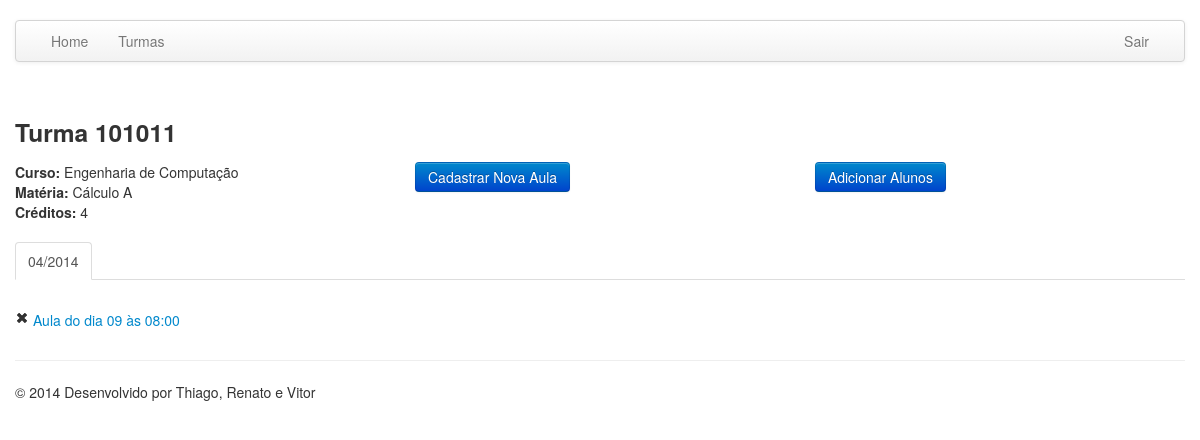
The page /turma.php?id=1 (signed in) on the database its author committed.
### tables this page shows
CREATE TABLE IF NOT EXISTS `turmas` (
  `pk_turma` int(11) NOT NULL AUTO_INCREMENT,
  `fk_materia` int(11) NOT NULL,
  `rp` varchar(11) NOT NULL,
  `fk_curso` int(11) NOT NULL,
  `numero` varchar(10) NOT NULL,
  `data_inicio` date NOT NULL,
  `data_fim` date NOT NULL,
  PRIMARY KEY (`pk_turma`)
);

CREATE TABLE IF NOT EXISTS `cursos` (
  `pk_curso` int(11) NOT NULL AUTO_INCREMENT,
  `nome` varchar(50) NOT NULL,
  PRIMARY KEY (`pk_curso`),
  KEY `pk_curso` (`pk_curso`)
);

CREATE TABLE IF NOT EXISTS `materias` (
  `pk_materia` int(11) NOT NULL AUTO_INCREMENT,
  `nome` varchar(50) NOT NULL,
  `creditos` int(11) NOT NULL,
  PRIMARY KEY (`pk_materia`)
);

### turma.php (the view, shortened to what this page needs)
<?php
include "header.php";
if($_SESSION['permissao'] > 0)
{
	?>
	<?php
	if(is_numeric($_GET['id']) && !isset($_GET['nova_aula']) && !isset($_GET['adicionar_alunos']))
	{
		$pk_turma = $_GET['id'];
		$query = "SELECT
					t.numero,
					c.nome curso,
					m.nome materia, m.creditos
				  FROM
				  	turmas t
				  INNER JOIN
				  	cursos c
				  ON
				  	t.fk_curso = c.pk_curso
				  INNER JOIN
				  	materias m
				  ON
				  	t.fk_materia = m.pk_materia
				  WHERE
				  	pk_turma = '$pk_turma'
				  	";
		$result = mysql_query($query);
		if(mysql_num_rows($result) > 0)
		{
			$row = mysql_fetch_array($result);
			$num_turma = $row['numero'];
			$curso = $row['curso'];
			$materia = $row['materia'];
			$creditos = $row['creditos'];
			?>
				<div class="row">
					<div class="span12">
						<h3>Turma <?php echo $num_turma;?></h3>
						<div class="row">
							<div class="span4">
								<address>
								  	<b>Curso:</b> <?php echo $curso;?><br>
								  	<b>Matéria:</b> <?php echo $materia;?><br>
								  	<b>Créditos:</b> <?php echo $creditos;?><br>
								</address>
							</div>
							<div class="span4">
								<a href="turma.php?id=<?php echo $pk_turma;?>&nova_aula" class="btn btn-medium btn-primary">Cadastrar Nova Aula</a>
							</div>
							<div class="span4">
								<a href="turma.php?id=<?php echo $pk_turma;?>&adicionar_alunos" class="btn btn-medium btn-primary">Adicionar Alunos</a>
							</div>
						</div>
					</div>
				</div>
				<div class="row">
					<div class ="span12">
					<?php
					$aba = array();
					$aba_conteudo = array();
					$i = 0;
					$query = "SELECT count(*),date_format(data_inicio, '%m/%Y') as data FROM horarios WHERE fk_turma = ".$_GET['id']." group by date_format(data_inicio, '%m/%Y') order by data_inicio desc";
					$result = mysql_query($query);
					while ($row = mysql_fetch_array($result))
					{
						$aba[$i]  = '';
						$aba_conteudo[$i]  = '';
						$aba[$i] .= $row['data'];
						$query = "SELECT pk_horario, DATE_FORMAT(data_inicio, '%d às %h:%i') as data_inicio FROM horarios WHERE fk_turma = ".$_GET['id']." AND DATE_FORMAT(data_inicio, '%m/%Y') = '".$row['data']."' order by data_inicio desc";
						$result3 = mysql_query($query);
						while ($row2 = mysql_fetch_array($result3))
						{
							$aba_conteudo[$i] .= "<div><a href='turma.php?id=".$_GET['id']."&del=".$row2['pk_horario']."'><i class='icon-remove'></i></a> <a href='presenca.php?id=".$_GET['id']."&horario=".$row2['pk_horario']."'>Aula do dia ".$row2['data_inicio']."";
							$aba_conteudo[$i] .= "</a></div>";
						}
						$i++;
					}
						echo '
						<div class="bs-docs-example">
				            <ul id="myTab" class="nav nav-tabs">';
				            foreach ($aba as $key => $value) {
				            	if($key != 0)
				            		echo '<li class=""><a href="#'.$key.'" data-toggle="tab">'.$value.'</a></li>';
				            	else
				            		echo '<li class="active"><a href="#'.$key.'" data-toggle="tab">'.$value.'</a></li>';
				            }
				            echo '
				            </ul>
				            <div id="myTabContent" class="tab-content">';
				            foreach ($aba_conteudo as $key => $value) {
				              if($key != 0)
				              		echo '  <div class="tab-pane fade in" id="'.$key.'">
						                <p>'.$value.'</p>
						              </div>';
						       else
						       	echo '  <div class="tab-pane in active" id="'.$key.'">
						                <p>'.$value.'</p>
						              </div>';
				            }
				            echo '
				            </div>
				         </div>
				         ';
							?>
					</div>
				</div>
			<?php
		}
		else {
		}
	}
}
include "footer.php";
?>

### rows shown on the page
turmas: numero "101011", fk_curso.nome "Engenharia de Computação", fk_materia.nome "Cálculo A", fk_materia.creditos "4"

### other values the page prints
$value "04/2014"
$row2['data_inicio'] "09 às 08:00"
